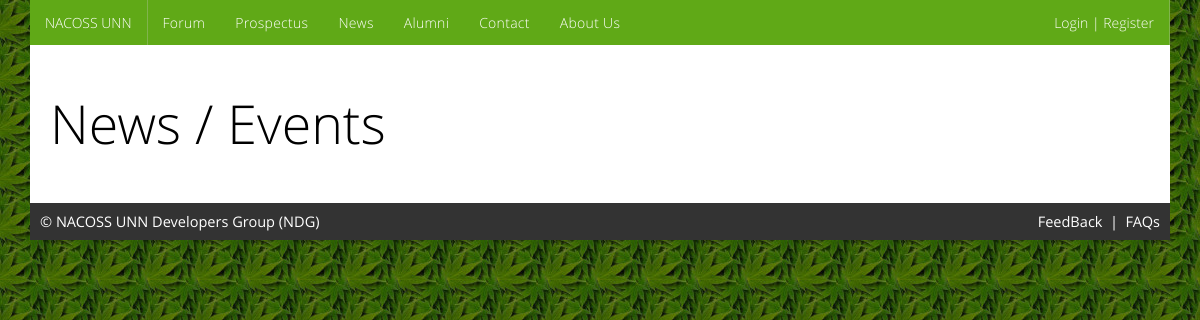
Before: /news.php with the older database file.
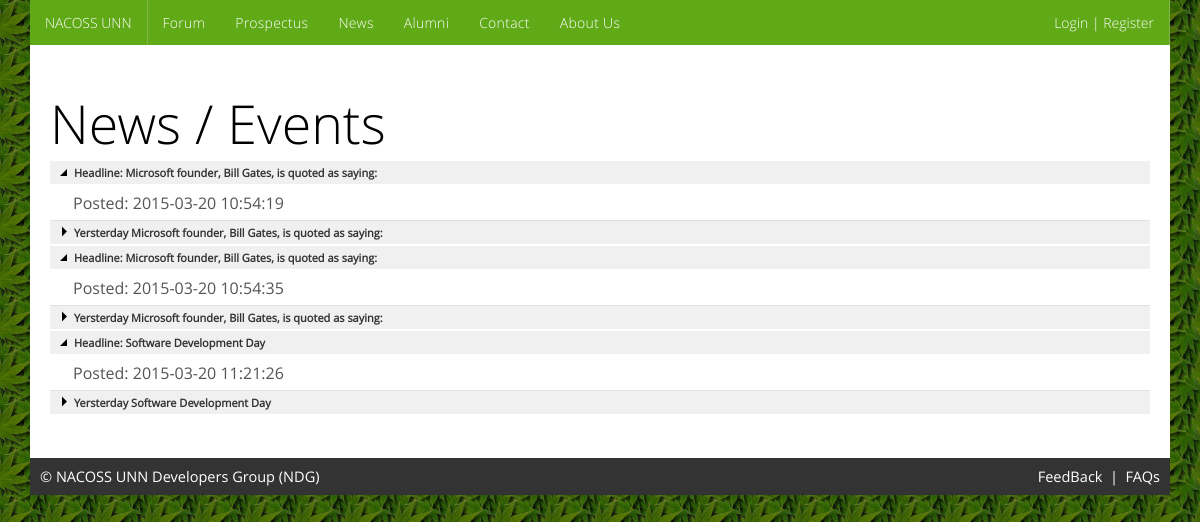
After: the same page with the newer database file.
### tables this page shows
CREATE TABLE IF NOT EXISTS `news` (
  `id` int(11) NOT NULL AUTO_INCREMENT,
  `headline` varchar(60) NOT NULL,
  `content` text NOT NULL,
  `time_of_post` timestamp NOT NULL DEFAULT CURRENT_TIMESTAMP,
  `expire_date` timestamp NOT NULL,
  PRIMARY KEY (`id`)
);

### functions.php (called while the page is built, shortened)
<?php
function getNews() {
    $array = array();
    $query = "select * from news limit 30";
    $link = getDefaultDBConnection();
    $result = mysqli_query($link, $query);
    if ($result) {
        while ($row = mysqli_fetch_array($result)) {
            array_push($array, $row);
        }
    }
    return $array;
}
function getDefaultDBConnection() {
    $link = getConnection();
    return $link;
}
function getConnection() {
    $link = mysqli_connect($GLOBALS['db_hostname'], $GLOBALS['db_username'], $GLOBALS['db_password']);
    return $link;
}

### news.php (the view, shortened to what this page needs)
<!DOCTYPE html>
<html>
    <head>
        <link href="css/metro-bootstrap.css" rel="stylesheet">
        <link href="css/metro-bootstrap-responsive.css" rel="stylesheet">
        <link href="css/iconFont.css" rel="stylesheet">
        <link href="js/prettify/prettify.css" rel="stylesheet">
    </head>
    <body class="metro" style="background-image: url(img/bg.jpg); background-repeat: repeat;">
        <div class="container bg-white">
            <?php require_once './header.php'; ?>
            <?php require_once './functions.php'; ?>
            <br/>
            <div class="padding20">
                <h1>News / Events</h1>
                <?php
                $array = getNews();
                for ($index = 0; $index < count($array); $index++) {
                    ?>
                    <div class="listview-outlook" data-role="listview">
                        <div class="list-group">
                            <a href=" $array[$index]['content']" class="group-title"><?= "Headline: " . $array[$index]['headline'] ?></a>
                            <div class="group-content">
                                <a href="content.php?id=<?= $array[$index]['id'] ?>" class="list">
                                    <div class="list-content"><?= "Posted: " . $array[$index]['time_of_post'] ?></div>
                                </a>
                            </div>
                        </div>
                        <div class="list-group collapsed">
                            <a href="" class="group-title"><?= "Yersterday " . $array[$index]['headline'] ?></a>
                        </div>
                    </div>
                    <?php
                }
                ?>
            </div>
            <br/>
            <?php require_once './footer.php'; ?>
        </div>
    </body>
</html>

Changed rows visible on the page:
added news: headline "Microsoft founder, Bill Gates, is quoted as saying:", time_of_post "2015-03-20 10:54:19"
added news: headline "Microsoft founder, Bill Gates, is quoted as saying:", time_of_post "2015-03-20 10:54:35"
added news: headline "Software Development Day", time_of_post "2015-03-20 11:21:26"
